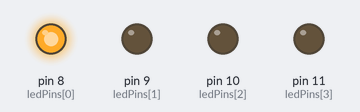
Bench run of a sketch on a simulated Arduino Uno, built with avr-gcc and run on an emulated ATmega328P. On the bench: output pins drawn as LEDs (lit = HIGH). Random numbers use the default seed unless the sketch sets one.

Above: at 0.19 s.
At 8.67 s:
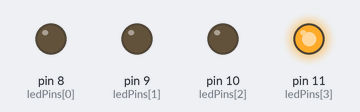
At 20.52 s:
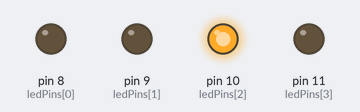
At 36.9 s:
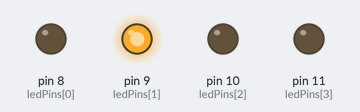
Timing chart, 0 to 40.0 s (numbered marks = the images above):
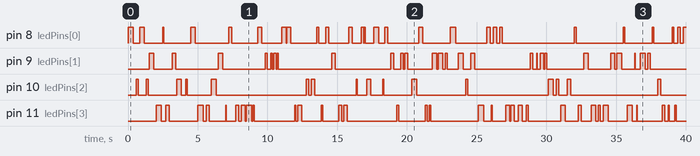

The sketch:

08_random_twinkle.ino
```cpp
/*
  08 - Random Twinkle
  Picks a random LED, flashes it for a random amount of time.
  Looks like twinkling lights.

  Wiring (each LED has its own 220 ohm resistor):
    Pins 8, 9, 10, 11 -> resistor -> LED (+), LED (-) -> GND
*/

const int NUM_LEDS = 4;
const int ledPins[NUM_LEDS] = {8, 9, 10, 11};

void setup() {
  for (int i = 0; i < NUM_LEDS; i++) {
    pinMode(ledPins[i], OUTPUT);
  }
  // Read an unconnected analog pin to get a different random
  // sequence each time the board starts.
  randomSeed(analogRead(A0));
}

void loop() {
  int led = random(0, NUM_LEDS);        // random number from 0 to 3
  int onTime = random(50, 400);         // flash for 50-399 ms
  int offTime = random(50, 300);        // pause for 50-299 ms

  digitalWrite(ledPins[led], HIGH);
  delay(onTime);
  digitalWrite(ledPins[led], LOW);
  delay(offTime);
}
```

Measured:
- by itself, pin 8 (ledPins[0]): LOW → HIGH at 0.00 s, → LOW 0.39 s later, → HIGH 0.46 s later, → LOW 0.33 s later, … (51 changes in this stretch)
- by itself, pin 9 (ledPins[1]): LOW → HIGH at 1.5 s, → LOW 0.31 s later, → HIGH 1.3 s later, → LOW 0.25 s later, … (52 changes in this stretch)
- by itself, pin 10 (ledPins[2]): LOW → HIGH at 0.57 s, → LOW 0.18 s later, → HIGH 0.54 s later, → LOW 0.17 s later, … (32 changes in this stretch)
- by itself, pin 11 (ledPins[3]): LOW → HIGH at 2.0 s, → LOW 0.35 s later, → HIGH 0.33 s later, → LOW 0.26 s later, … (66 changes in this stretch)
